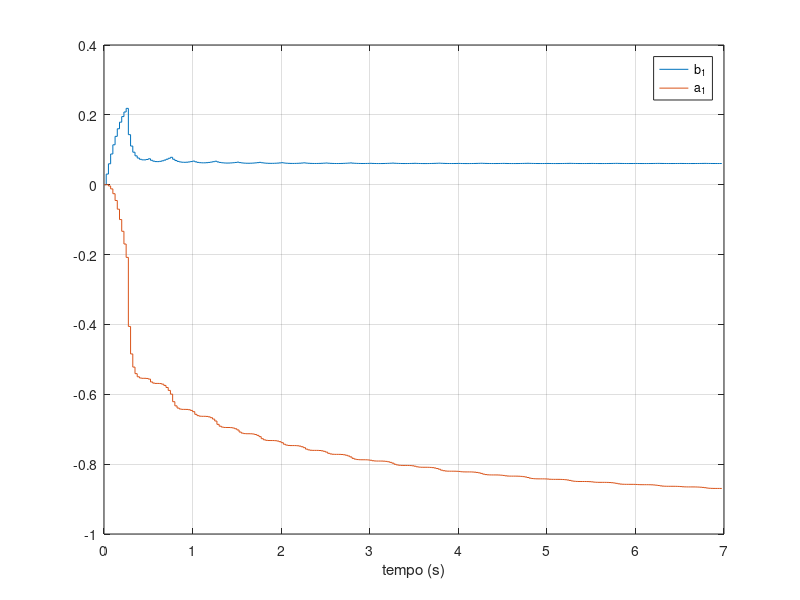
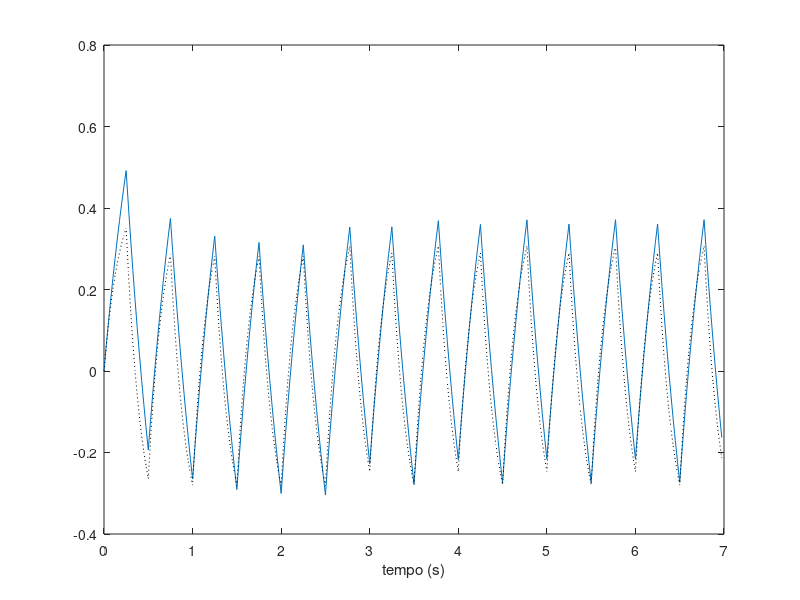

Write MATLAB code to recreate these figures, in order.
clear;
clc;
close all;

% Arquivo com entrada e saida do sistema
load('mqr_sistema_1.mat');
x = x(:);
y = y(:);

%% Estimador de minimos quadrados recursivo
N = numel(x);

rho = 1; % valor para ajustar
P = rho*eye(2);
u = zeros(2,1);

theta = zeros(2,N);

for n = 2:N

    % Atualizar vetor u
    u = [x(n-1); -y(n-1)];
    
    % Vetor de ganho h
    h = P*u / (1 + u'*P*u);

    e = y(n) - u'*theta(:,n-1)

    % Atualizacaoo dos parametros
    theta(:,n) = theta(:,n-1) + h*(y(n) - u.'*theta(:,n-1));

    % Atualizacao da matriz P
    P = (eye(2) - h*u')*P;


end

b1 = theta(1, end);
a1 = theta(2, end);

%% Sistema estimado
Ts = 1/fs;
Gz = tf(b1, [1, a1], Ts);

% Resposta do sistema
N = numel(x);
tempo = (0:N-1)*Ts;

ye = lsim(Gz, x, tempo);

%% Apresentacao dos resultados
figure;
stairs(tempo, theta');
legend('b_1', 'a_1');
xlabel('tempo (s)');
grid on;

figure;
plot(tempo, y);
hold on;
plot(tempo, ye, 'k:');
xlabel('tempo (s)');
